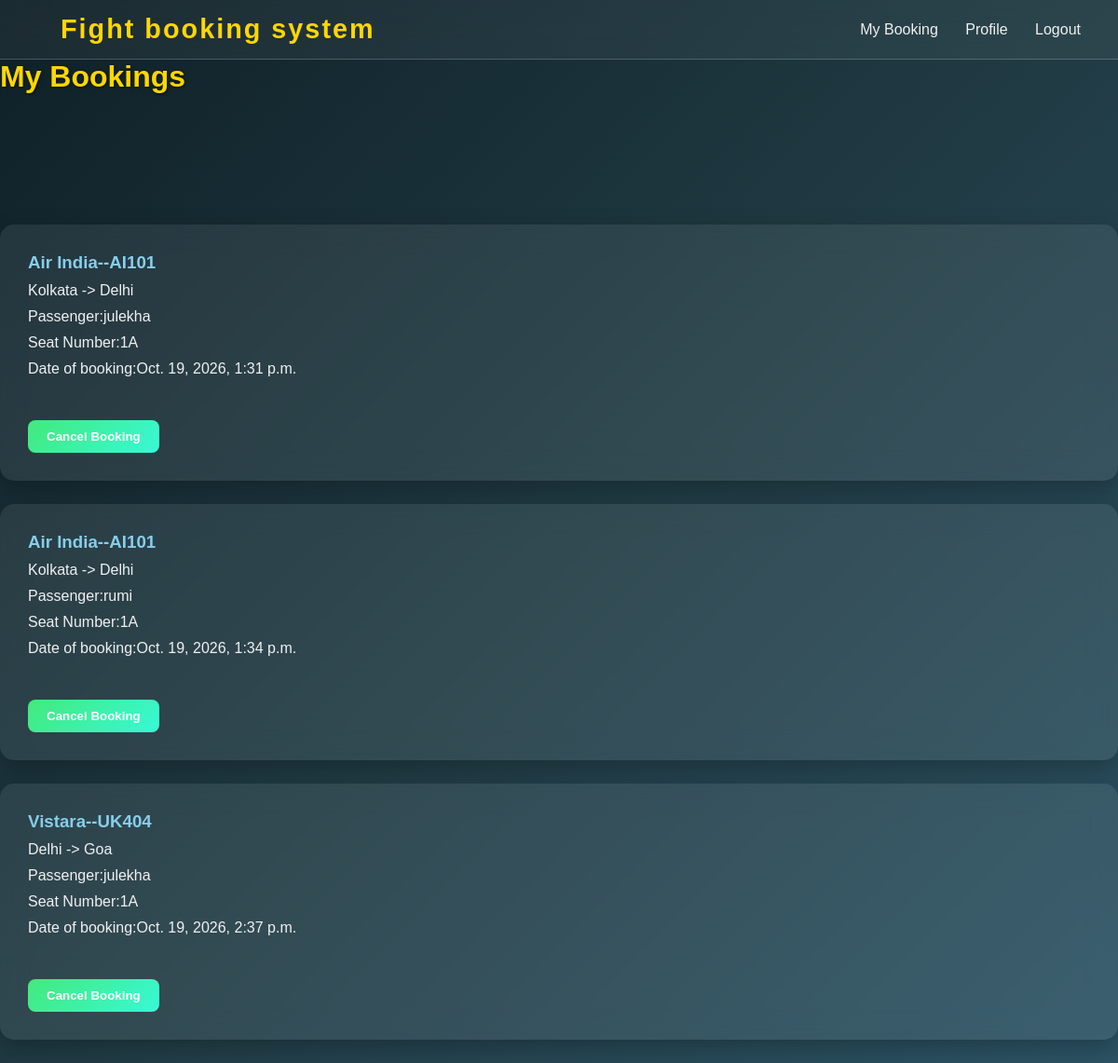
/booking/mybook/ (signed in), run on the app's committed database.
### booking/models.py (models this page shows)
class Booking(models.Model):
    user=models.ForeignKey(User,on_delete=models.CASCADE)
    flight=models.ForeignKey(Fight,on_delete=models.CASCADE)
    passenger_name=models.CharField(max_length=30)
    seat_number=models.CharField(max_length=10)
    booking_date=models.DateTimeField(auto_now_add=True)
    def __str__(self):
        return self.user.username+'-'+self.flight.flight_number

### flights/models.py (models this page shows, shortened)
class Fight(models.Model):
    flight_number=models.CharField(max_length=10)
    airline=models.CharField(max_length=20)
    source=models.CharField(max_length=40)
    destination=models.CharField(max_length=40)
    departure=models.DateTimeField()
    arrival=models.DateTimeField()
    price=models.DecimalField(max_digits=8,decimal_places=2)
    seats=models.PositiveIntegerField(default=50)

### booking/views.py (the view)
# urls.py: path('mybook/',my_bookings,name='mybookings'),
def my_bookings(req):
    bookings=Booking.objects.filter(user=req.user)
    print(bookings)
    return render(req,'mybook.html',{'data':bookings})

### booking/templates/mybook.html (shortened to what this page needs)
{% extends 'main.html' %}
{% block content %}
<h1>My Bookings</h1>
<div class="container"></div>
{% for i in data %}
    <div class="panel">
        <h3>{{i.flight.airline}}--{{i.flight.flight_number}}</h3>
        <p>
            {{i.flight.source}} -> {{i.flight.destination}}
        </p>
        <p>Passenger:{{i.passenger_name}}</p>
        <p>Seat Number:{{i.seat_number}}</p>
        <p>Date of booking:{{i.booking_date}}</p>
        <br><br>
        <form action="{% url 'cancel' i.id %}" method="POST">
        <button type="submit">Cancel Booking</button>
    </form>
    </div>
    {% empty %}
    <div class="panel">
        <p>You have not book any flight yet</p>
    </div>
</div>
{% endfor %}
{% endblock %}

### tmp/main.html (shortened to what this page needs)
{% load static %}
<!DOCTYPE html>
<html lang="en">
<head>
    <link rel="stylesheet" href="{% static 'style.css' %}">
</head>
<body>
    {% include 'nav.html' %}
    {% block content %}
    {% endblock %}
</body>
</html>

### tmp/nav.html
{% load static %}
<div class="navber">
    <a href="{% url 'home' %}" class="logo">Fight booking system</a>
{% if request.user.is_authenticated %}
    <div class="nav-links">
    <a href="{% url 'mybookings' %}">My Booking</a>
    <a href="{% url 'profile' %}">Profile</a>
    <a href="{% url 'logout' %}">Logout</a>
    </div>
{% else %}
    <div class="nav-links">
    <a href="{% url 'login' %}">Login</a>
    <a href="{% url 'register' %}">Register</a>
    </div>
{% endif %}
</div>

### static/style.css (style rules this page uses)
* { margin: 0; padding: 0; box-sizing: border-box; font-family: "Poppins", sans-serif; }
body { background: linear-gradient(135deg, #0f2027, #203a43, #2c5364); min-height: 100vh; color: #f1f1f1; }
.navber { background: rgba(255, 255, 255, 0.05); backdrop-filter: blur(12px); padding: 15px 40px; display: flex; justify-content: space-between; align-items: center; border-bottom: 1px solid rgba(255,255,255,0.2); }
.navber .logo { font-size: 1.8rem; font-weight: 700; color: #ffd700; text-decoration: none; letter-spacing: 2px; }
a { color: #f1f1f1; margin-left: 25px; text-decoration: none; font-weight: 500; transition: color 0.3s ease, transform 0.3s ease; }
.container { max-width: 1000px; margin: 50px auto; padding: 20px; }
.panel { background: rgba(255, 255, 255, 0.08); backdrop-filter: blur(15px); border-radius: 15px; padding: 30px; margin-bottom: 25px; box-shadow: 0 8px 25px rgba(0,0,0,0.25); }
h1, h2 { color: #ffd700; margin-bottom: 15px; text-shadow: 1px 1px 3px rgba(0,0,0,0.6); }
h3 { color: #87ceeb; margin-bottom: 10px; }
p { margin: 10px 0; color: #f1f1f1; }
button { background: linear-gradient(135deg, #43e97b, #38f9d7); color: #fff; padding: 10px 20px; border: none; border-radius: 8px; cursor: pointer; font-weight: 600; transition: transform 0.3s ease, box-shadow 0.3s ease; }

### data on the page
Booking: flight.airline "Air India", flight.flight_number "AI101", flight.source "Kolkata", flight.destination "Delhi", passenger_name "julekha", seat_number "1A", booking_date "Oct. 19, 2026, 1:31 p.m."
Booking: flight.airline "Air India", flight.flight_number "AI101", flight.source "Kolkata", flight.destination "Delhi", passenger_name "rumi", seat_number "1A", booking_date "Oct. 19, 2026, 1:34 p.m."
Booking: flight.airline "Vistara", flight.flight_number "UK404", flight.source "Delhi", flight.destination "Goa", passenger_name "julekha", seat_number "1A", booking_date "Oct. 19, 2026, 2:37 p.m."
